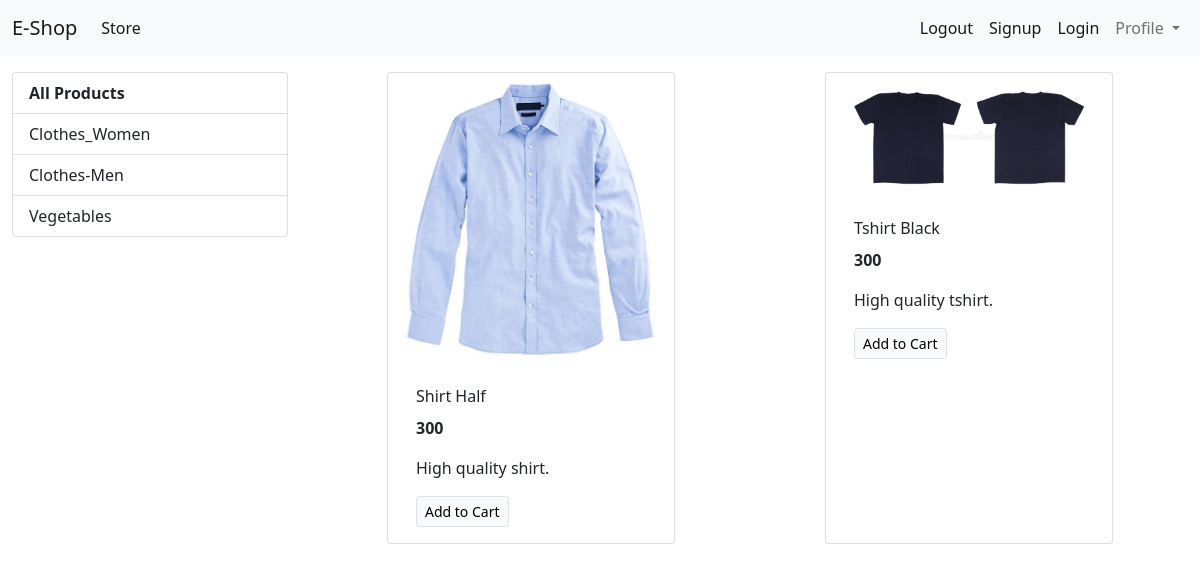
Screenshot of /?category=3 with the database file from the repository.
### Store/models/category.py (models this page shows, shortened)
class Category(models.Model):
    name = models.CharField(max_length=50, default="")
    class Meta:
        verbose_name_plural = "Category"
    @staticmethod
    def get_all_categories():
        return Category.objects.all()

### Store/models/product.py (models this page shows, shortened)
class Product(models.Model):
    name = models.CharField(max_length=50)
    price = models.IntegerField(default=0)
    category = models.ForeignKey(Category, on_delete=models.CASCADE, default=1)
    description = models.CharField(max_length=200, default="", null=True, blank=True)
    image = models.ImageField(upload_to="uploads/products/")
    class Meta:
        verbose_name_plural = "Product"
    @staticmethod
    def get_all_products_by_category_id(category_id):
        if category_id:
            return Product.objects.filter(category=category_id)
        else:
            return Product.get_all_Products()

### Store/views.py (the view)
# urls.py: path('', views.index, name="index"),
def index(request):
    products = None
    categories = Category.get_all_categories()
    categoryid = request.GET.get('category')
    if categoryid:
        products = Product.get_all_products_by_category_id(categoryid)
    else:
        products = Product.get_all_Products()
    data = {'products': products, 'categories': categories}
    return render(request, "index.html", data)

### Store/templates/index.html
{% extends "base.html" %}
{% block content %}
    <div class="container-fluid mt-3">
        <div class="row">
            <div class="col-lg-3 mx-auto">
                <div class="list-group">
                    <a href="/" class="list-group-item list-group-item-action"><b>All Products</b></a>
                    {% for category in categories %}
                    <a href="/?category={{category.id}}"
                        class="list-group-item list-group-item-action">{{category.name}}</a>
                    {% endfor %}
                </div>
		    </div>
            <div id="products" class="col-lg-9">
                <div class="row mx-auto">
        {% for product in products %}
          <div class="card mx-auto mb-3" style="width: 18rem;">
            <img src="{{product.image.url}}" class="card-img-top" alt="...">
            <div class="card-body">
              <p class="card-title">{{product.name}}</p>
              <p class="card-text"><b>{{product.price}}</b></p>
              <p class="card-text">{{product.description}}</p>
              <a href="#" class="btn btn-light border btn-sm">Add to Cart</a>
            </div>
          </div>
        {% endfor %}
      </div>
            </div>
        </div>
    </div>
{% endblock %}

### rows the page displays
Category: name "Clothes_Women"
Category: name "Clothes-Men"
Category: name "Vegetables"
Product: image (picture), name "Shirt Half", price "300", description "High quality shirt."
Product: image (picture), name "Tshirt Black", price "300", description "High quality tshirt."
